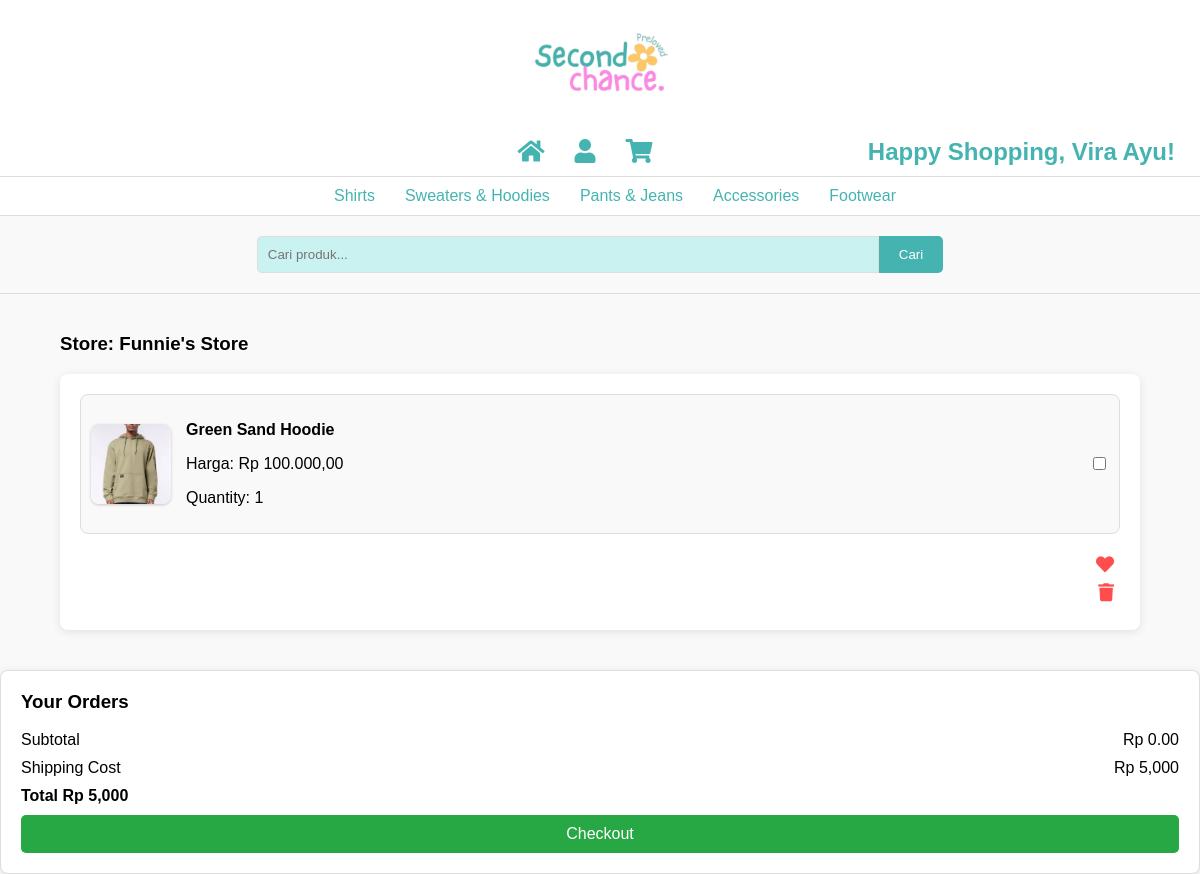
Page /Website/cart.php (signed in) on the committed database.
### tables this page shows
CREATE TABLE `cart` (
  `cartId` int(11) NOT NULL,
  `shopId` int(11) NOT NULL,
  `userId` int(11) DEFAULT NULL,
  `productId` int(11) DEFAULT NULL,
  `quantity` int(11) NOT NULL,
  `totalPrice` decimal(10,2) DEFAULT NULL,
  `addedTime` timestamp NOT NULL DEFAULT current_timestamp()
);

CREATE TABLE `shop` (
  `shopId` int(11) NOT NULL,
  `userEmail` varchar(255) NOT NULL,
  `userId` int(11) NOT NULL,
  `shopName` varchar(255) NOT NULL,
  `phoneNumber` varchar(15) DEFAULT NULL,
  `shopDesc` text DEFAULT NULL,
  `bankAcc` varchar(255) NOT NULL,
  `linkPayment` varchar(255) NOT NULL,
  `city` varchar(255) DEFAULT NULL,
  `created_at` timestamp NOT NULL DEFAULT current_timestamp(),
  `operationalHours` varchar(255) NOT NULL
);

CREATE TABLE `product` (
  `productId` int(11) NOT NULL,
  `shopId` int(11) DEFAULT NULL,
  `userId` int(11) NOT NULL,
  `productName` varchar(255) NOT NULL,
  `productDesc` varchar(200) DEFAULT NULL,
  `productCategory` enum('Shirts','Pants','Sweaters & Hoodies','Accessories','Footwear') DEFAULT NULL,
  `productPrice` decimal(10,2) DEFAULT NULL,
  `productQuantity` int(11) DEFAULT NULL,
  `productPhoto` varchar(255) DEFAULT NULL,
  `created_at` timestamp NOT NULL DEFAULT current_timestamp()
);

### Website/cart.php (the view, shortened to what this page needs)
<?php
include 'header.php';
$servername = "localhost";
$username = "root";
$password = "";
$dbname = "sc_db";
$conn = new mysqli($servername, $username, $password, $dbname);
$userId = $_SESSION['userId'];
$sql = "SELECT c.*, p.productName, p.productPrice, p.productPhoto, p.shopId, s.shopName, s.bankAcc
        FROM cart c
        JOIN product p ON c.productId = p.productId
        JOIN shop s ON p.shopId = s.shopId
        WHERE c.userId = '$userId'
        ORDER BY s.shopName, c.addedTime DESC";
$result = $conn->query($sql);
?>
<!DOCTYPE html>
<html lang="en">
<head>
    <link href="https://cdnjs.cloudflare.com/ajax/libs/font-awesome/5.15.3/css/all.min.css" rel="stylesheet"/>
</head>
<body>
<div class="container">
    <?php
    $currentShopId = null;
    if ($result->num_rows > 0) {
        while ($row = $result->fetch_assoc()) {
            if ($row['shopId'] != $currentShopId) {
                $currentShopId = $row['shopId'];
                $currentStoreName = $row['shopName'];
                echo "<h3>Store: " . htmlspecialchars($currentStoreName) . "</h3>";
                echo '<div class="cart-section">';
            }
            echo '<div class="cart-item">';
            echo '<img src="uploads/' . htmlspecialchars($row['productPhoto']) . '" alt="' . htmlspecialchars($row['productName']) . '" width="80" height="80">';
            echo '<div class="cart-item-details">';
            echo '<p><strong>' . htmlspecialchars($row['productName']) . '</strong></p>';
            echo '<p>Harga: Rp ' . number_format($row['productPrice'], 2, ',', '.') . '</p>';
            echo '<p>Quantity: ' . $row['quantity'] . '</p>';
            echo '</div>';
            ?>
                <input type="checkbox"
                       class="item-checkbox"
                       data-price="<?php echo $row['productPrice']; ?>"
                       data-quantity="<?php echo $row['quantity']; ?>"
                       data-shop-id="<?php echo $row['shopId']; ?>"
                       data-bank-account="<?php echo $row['bankAcc']; ?>"
                       data-product-id="<?php echo $row['productId']; ?>"
                       data-product-name="<?php echo htmlspecialchars($row['productName']); ?>" />
            <?php
            echo '</div>';
            echo '<div class="cart-item-actions">';
            echo '<button><i class="fas fa-heart"></i></button>';
            echo '<form action="remove_from_cart.php" method="POST" onsubmit="return confirm(\'Apakah Anda yakin ingin menghapus produk ini?\');">';
            echo '<button type="submit" style="color: #ff4d4d;"><i class="fas fa-trash"></i></button>';
            echo '</form>';
            echo '</div>';
        }
        if ($currentShopId !== null) {
            echo '</div>';
        }
    } else {
        echo '<p>Keranjang belanja Anda kosong.</p>';
    }
    ?>
</div>
        <div class="order-summary">
            <h3>Your Orders</h3>
            <p>
                <span>Subtotal</span>
                <span id="subtotal">Rp 0.00</span>
            </p>
            <p>
                <span>Shipping Cost</span>
                <span>Rp 5,000</span>
            </p>
            <p>
                <strong>
                    <span>Total</span>
                    <span id="total">Rp 5,000</span>
                </strong>
            </p>
            <form action="process_checkout.php" method="POST" id="checkoutForm">
                <button type="submit" id="checkoutBtn">Checkout</button>
            </form>
        </div>

### Website/header.php (style rules this page uses)
body { font-family: 'Roboto', sans-serif; margin: 0; padding: 0; box-sizing: border-box; }

### Website/cart.php (style rules this page uses)
body { font-family: Arial, sans-serif; margin: 0; padding: 0; background-color: #f9f9f9; }
.container { width: 90%; max-width: 1200px; margin: 0 auto; padding: 20px 0; display: flex; flex-direction: column; }
.cart-section { background-color: #fff; padding: 20px; border-radius: 8px; box-shadow: 0 2px 10px rgba(0, 0, 0, 0.1); margin-bottom: 20px; }
.order-summary { padding: 20px; background-color: #fff; border: 1px solid #ddd; border-radius: 8px; box-shadow: 0 2px 10px rgba(0, 0, 0, 0.1); }
.cart-item { display: flex; align-items: center; margin-bottom: 20px; padding: 10px; border: 1px solid #ddd; border-radius: 8px; background-color: #f9f9f9; }
.cart-item img { width: 80px; height: 80px; object-fit: cover; border-radius: 8px; margin-right: 15px; box-shadow: 0 1px 3px rgba(0, 0, 0, 0.2); }
.cart-item-details { flex: 1; }
.cart-item-actions { display: flex; flex-direction: column; align-items: flex-end; }
.cart-item-actions button { background-color: transparent; border: none; cursor: pointer; color: #ff4d4d; font-size: 18px; margin-bottom: 5px; }
.order-summary h3 { margin-top: 0; }
.order-summary p { display: flex; justify-content: space-between; margin: 10px 0; }
.order-summary button { width: 100%; padding: 10px; background-color: #28a745; color: white; border: none; border-radius: 5px; cursor: pointer; font-size: 16px; }

### rows in the picture
cart: shop.shopName "Funnie's Store", productId.productPhoto (picture), productId.productName "Green Sand Hoodie", productId.productPrice "100.000,00", quantity "1"

### other values in the picture
$_SESSION['username'] "Vira Ayu"
